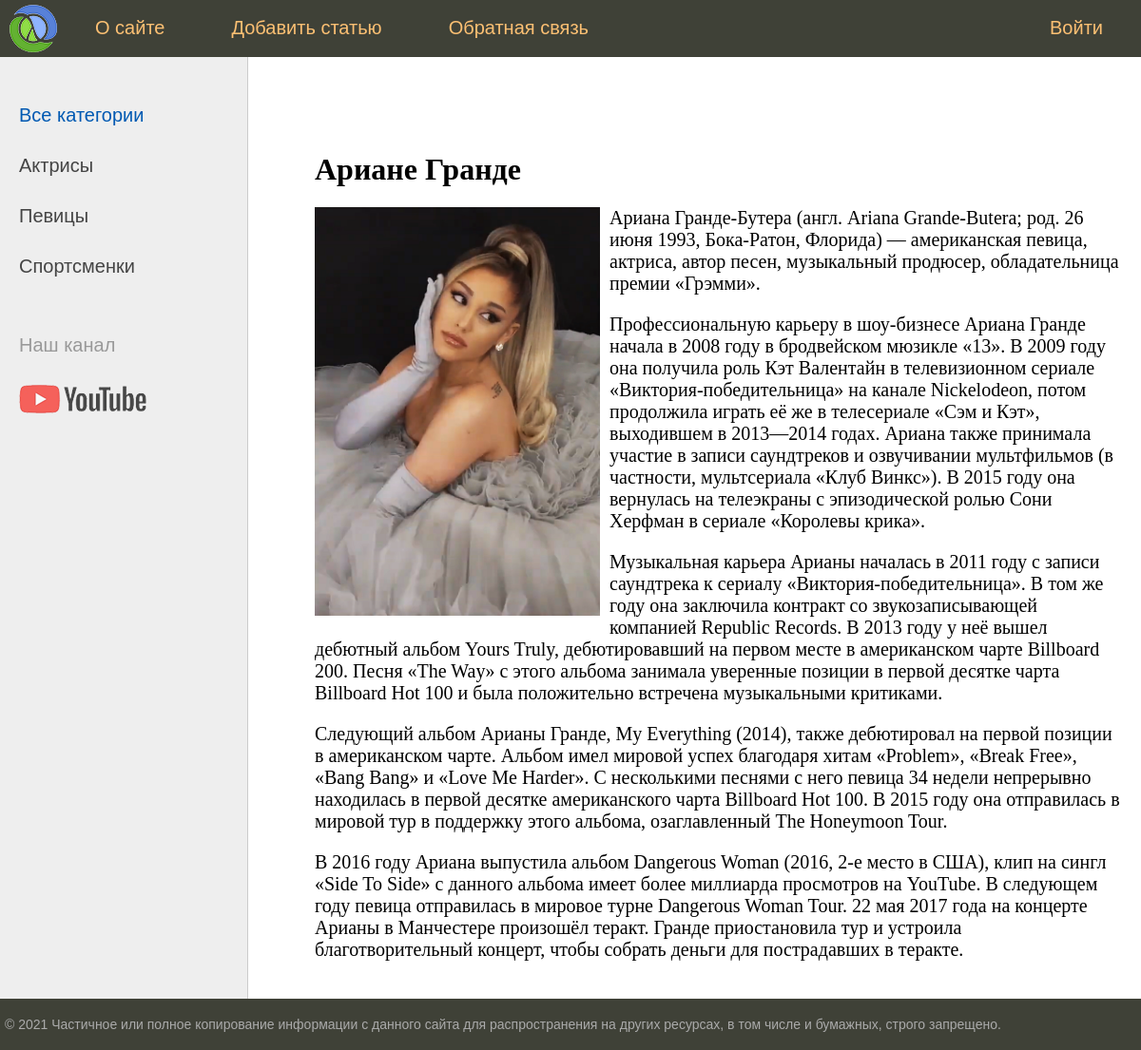
The page /post/ariane-grande/ on the database its author committed.
### women/models.py (models this page shows, shortened)
class Category(models.Model):
    name = models.CharField(max_length=100, db_index=True, verbose_name='Категория')
    slug = models.SlugField(max_length=255, unique=True, db_index=True, verbose_name='URL')
    def get_absolut_url(self):
        return reverse('category', kwargs={'cat_slug': self.slug})
    class Meta:
        verbose_name = 'Категория'
        verbose_name_plural = 'Категории'
        ordering = ['id']

class Women(models.Model):
    title = models.CharField(max_length=255, verbose_name='Заголовок')
    slug = models.SlugField(max_length=255, unique=True, db_index=True, verbose_name='URL')
    content = models.TextField(blank=True)
    photo = models.ImageField(upload_to="photos/%Y/%m/%d/", verbose_name='Фото')
    time_create = models.DateTimeField(auto_now_add=True, verbose_name='Дата создания')
    time_update = models.DateTimeField(auto_now=True)
    is_published = models.BooleanField(default=True, verbose_name='Опубликовано')
    cat = models.ForeignKey('Category', on_delete=models.PROTECT, verbose_name='Категории')
    def __str__(self):
        return self.title
    class Meta:
        verbose_name = 'Известные женщины'
        verbose_name_plural = 'Известные женщины'
        ordering = ['time_create', 'title']

### women/views.py (the view)
# urls.py: path('post/<slug:post_slug>/', ShowPost.as_view(), name='post'),
class ShowPost(DataMixin, DetailView):
    model = Women
    template_name = 'women/post.html'
    slug_url_kwarg = 'post_slug'
    context_object_name = 'post'
    def get_context_data(self, *, object_list=None, **kwargs):
        context = super().get_context_data(**kwargs)
        c_def = self.get_user_context(title=context['post'])
        return dict(list(context.items()) + list(c_def.items()))

### women/templatetags/women_tags.py (called while the page is built)
@register.inclusion_tag('women/list_categories.html')
def show_categories(sort=None, cat_selected=0):
    if not sort:
        cats = Category.objects.all()
    else:
        cats = Category.objects.order_by(sort)
    return {'cats': cats, 'cat_selected': cat_selected}

### women/utils.py (called while the page is built)
    def get_user_context(self, **kwargs):
        context = kwargs
        cats = Category.objects.all()
        context['menu'] = menu
        context['cats'] = cats
        if 'cat_selected' not in context:
            context['cat_selected'] = 0
        return context

### women/templates/women/post.html
{% extends 'women/base.html' %}
{% block content %}
<h1>{{ post.title }}</h1>
{% if post.photo %}
<p><img class="img-article-left" src="{{ post.photo.url }}"> </p>
{% endif %}
{{ post.content|linebreaks }}
{% endblock %}

### women/templates/women/list_categories.html
{% for c in cats %}
    {% if c.pk == cat_selected %}
        <li class="selected">{{c.name}}</li>
    {% else %}
        <li><a href="{{ c.get_absolut_url }}">{{c.name}}</a> </li>
    {% endif %}
{% endfor %}

### women/static/women/css/styles.css (style rules this page uses)
html, body { font-family: 'Arial'; margin: 0; padding: 0; height: 100%; width: 100%; color: #444; }
a { color: #0059b2; text-decoration: none; }
img { max-width: 600px; height: auto; }
img.img-article-left { max-width: 300px; height: auto; float: left; padding: 0 10px 10px 0; }
.left-chapters ul li { margin: 30px 0 0 0; color: #999; }
.left-chapters ul li a { color: #444; text-decoration: none; }
.content-text h1 { font-size: 32px; }

### rows shown on the page
Category: name "Актрисы"
Category: name "Певицы"
Category: name "Спортсменки"
Women: title "Ариане Гранде", photo (picture), content "Ариана Гранде-Бутера (англ. Ariana Grande-Butera; род. 26 июня 1993, Бока-Ратон, Флорида) — американская певица, актриса, автор песен, музыкальный продюсер, обладательница премии «Грэмми». Профессиональную карьеру в шоу-бизнесе Ариана Гранде начала в 2008 году в бродвейском мюзикле «13». В 2009 году она получила роль Кэт Валентайн в телевизионном сериале «Виктория-победительница» на канале Nickelodeon, потом продолжила играть её же в телесериале «Сэм и Кэт», выходившем в 2013—2014 годах. Ариана также принимала участие в записи саундтреков и озвучивании мультфильмов (в частности, мультсериала «Клуб Винкс»). В 2015 году она вернулась на телеэкраны с эпизодической ролью Сони Херфман в сериале…"

### other values the page prints
{{ m.title }} "О сайте" "Добавить статью" "Обратная связь"
{{ m.title }} "Войти"
